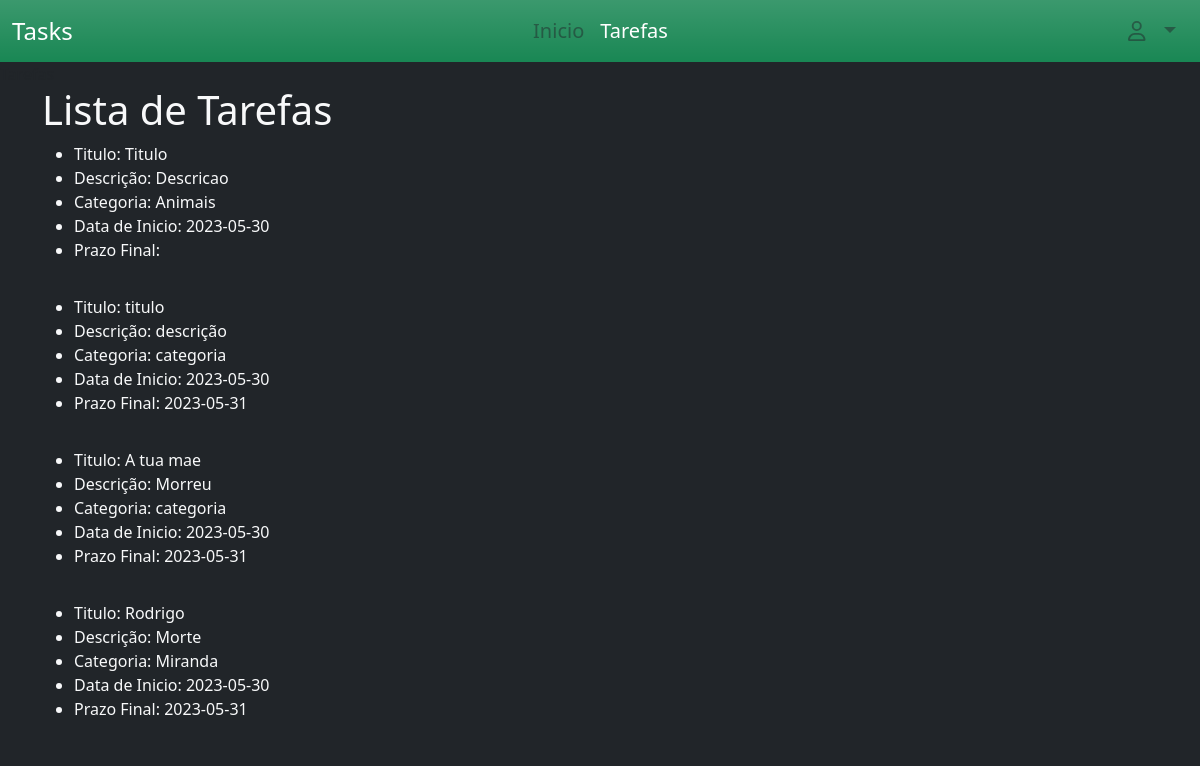
The page /tasks on the database its author committed.
### project/models.py (models this page shows)
class Task(db.Model):
    date_time = datetime.now()
    id = db.Column(db.Integer(), primary_key=True)
    title=db.Column(db.String(200),nullable=False)
    desc = db.Column(db.String(100), nullable=False)
    category = db.Column(db.String(100), nullable = False)
    state = db.Column(db.Boolean(), default=False)
    date_start = db.Column(db.String(), default=date_time.strftime("%Y-%m-%d"))
    date_end = db.Column(db.String())
    id_user = db.Column(db.Integer(), db.ForeignKey('user.id'), nullable=True)

### project/routes.py (the view)
@app.route("/tasks")
def tasks():
    all_tasks = Task.query.all()
    return render_template('tarefas.html', tasks=all_tasks)

### project/templates/tarefas.html (shortened to what this page needs)
{% extends './layout/base.html' %}
{% block content %}
<div class="container">
    <h1 class="text-light">Lista de Tarefas</h1>
    <ul>
    {% for task in tasks %}
        <li class="text-light">Titulo: {{ task.title }}</li>
        <li class="text-light">Descrição: {{ task.desc }}</li>
        <li class="text-light">Categoria: {{ task.category }}</li>
        <li class="text-light">Data de Inicio: {{ task.date_start }}</li>
        <li class="text-light">Prazo Final: {{ task.date_end }}</li>
        <hr>
    {% endfor %}
    </ul>
</div>
{% endblock %}

### project/templates/layout/base.html (shortened to what this page needs)
<!DOCTYPE html>
<html lang="pt">
<head>
    <link rel="stylesheet" href="{{ url_for('static', filename='bootstrap-5.3.0-alpha3-dist/css/bootstrap.css') }}">
    <link rel="stylesheet" href="{{ url_for('static', filename='fontawesome/all.css') }}">
</head>
<body class="bg-dark" onload="onLoad()">
    {% block content %}
    {% endblock %}
</body>
</html>

### project/templates/includes/navbar.html (shortened to what this page needs)
{% block navbar %}
<nav class="navbar navbar-expand-lg bg-success bg-gradient">
    <div class="container-fluid">
        <a class="navbar-brand text-white fs-4"  href="#">Tasks</a>
        <div class="collapse navbar-collapse justify-content-center w-100" id="navbarNavDropdown">
            <ul class="navbar-nav">
                <li class="nav-item">
                    <a id="idNavInicio" class="nav-link text-body-tertiary fs-5" aria-current="page" href="{{ url_for('index') }}">Inicio</a>
                </li>
                <li class="nav-item">
                    <a id="idNavTarefas" class="nav-link text-body-tertiary fs-5" href="{{ url_for('tasks') }}">Tarefas</a>
                </li>
            </ul>
        </div>
        <div class="collapse navbar-collapse justify-content-end">
            <ul class="navbar-nav d-flex flex-row me-1">
                <li class="nav-item dropdown">
                    <a class="nav-link dropdown-toggle text-body-tertiary fs-5" href="#" role="button" data-bs-toggle="dropdown"aria-expanded="false">
                        <i class="fa-regular fa-user mx-2"></i>{{ current_user.username }}
                    </a>
                </li>
            </ul>
        </div>
    </div>
</nav>
{% endblock %}

### rows shown on the page
Task: title "Titulo", desc "Descricao", category "Animais", date_start "2023-05-30"
Task: title "titulo", desc "descrição", category "categoria", date_start "2023-05-30", date_end "2023-05-31"
Task: title "A tua mae", desc "Morreu", category "categoria", date_start "2023-05-30", date_end "2023-05-31"
Task: title "Rodrigo", desc "Morte", category "Miranda", date_start "2023-05-30", date_end "2023-05-31"
